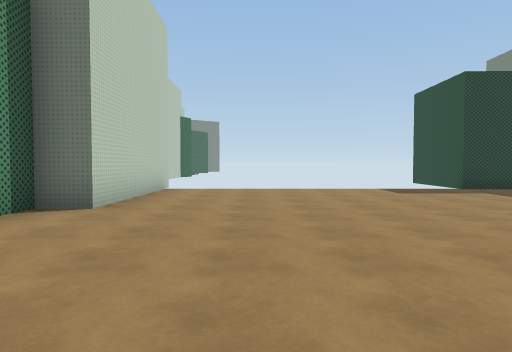
[1] (above)

17 first-person views from a walk through a scene from a Unity 3-D project. The camera is 1.4 m above the floor, tilts 2° down and sees 75° across. The floor is counted in squares, 2 m on a side. Each view is taken from the middle of a square. On the plan, view 1 faces up. The plan holds only what a view shows up to about 10 squares ahead; the rest is blank. The place goes on beyond the plan. The player character is not drawn. Some surface patterns are stand-ins.

[2]
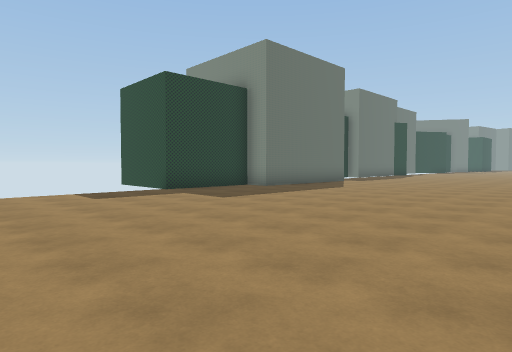

[3]
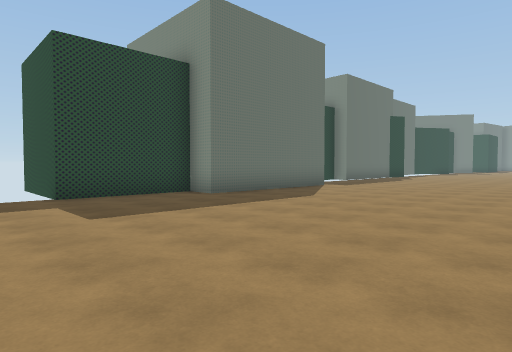

[4]
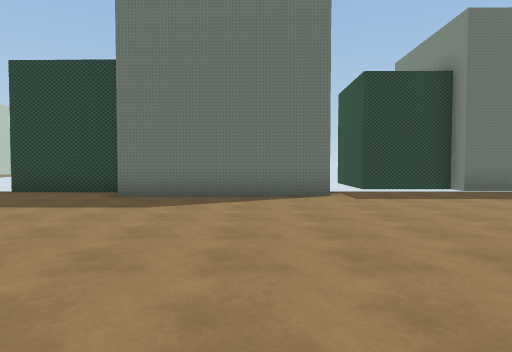

[5]
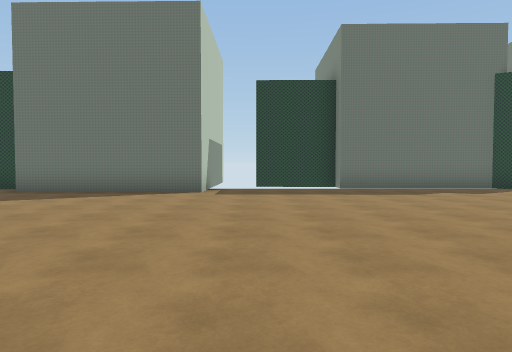

[6]
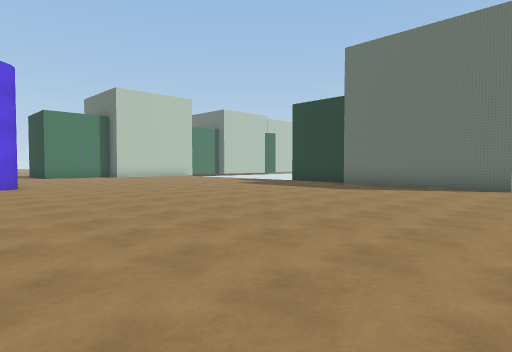

[7]
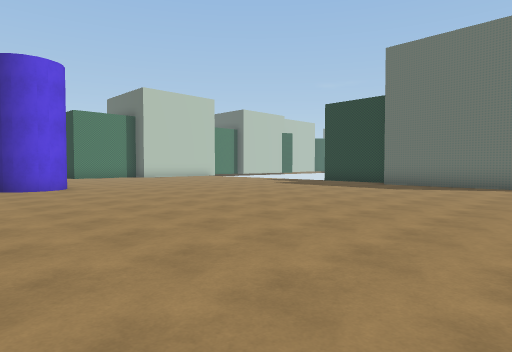

[8]
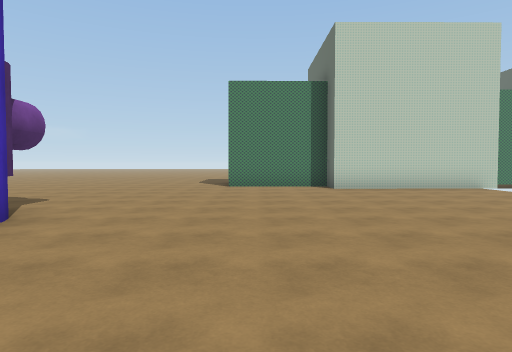

[9]
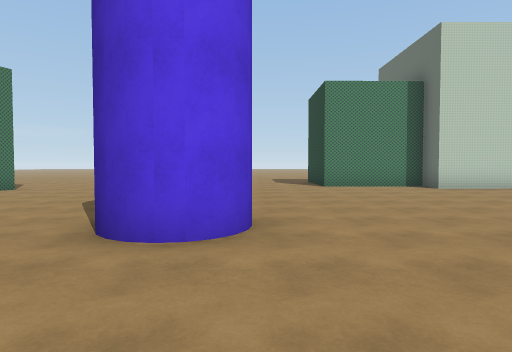

[10]
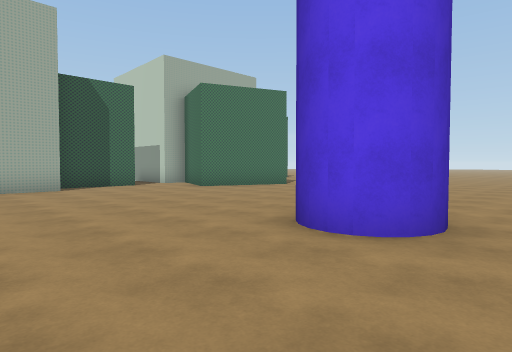

[11]
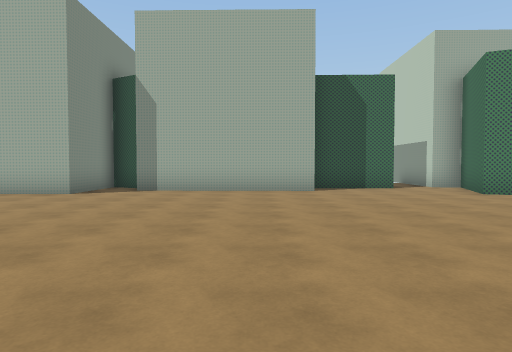

[12]
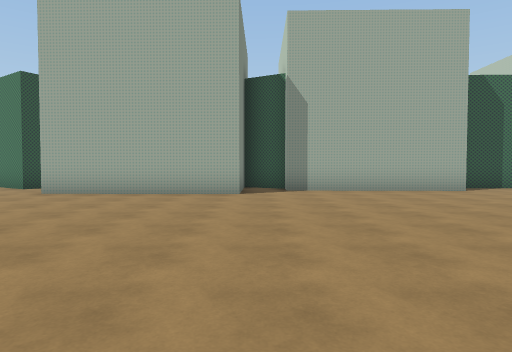

[13]
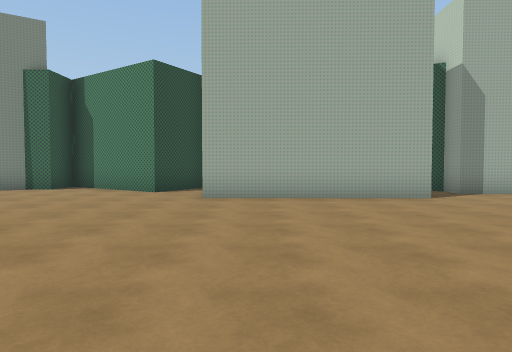

[14]
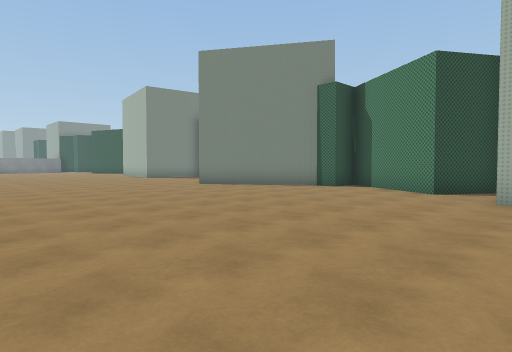

[15]
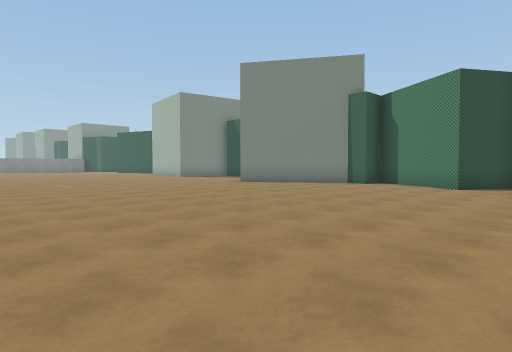

[16]
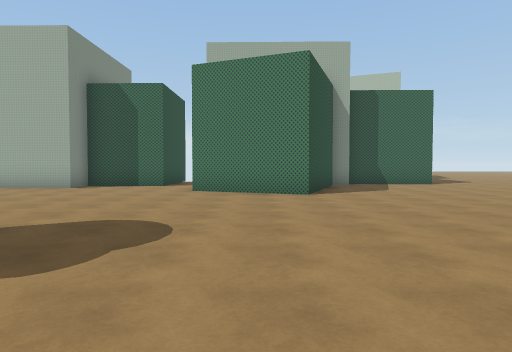

[17]
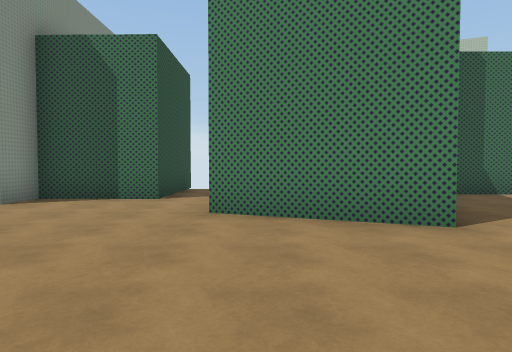

### Floor plan
Points are (right, up) in squares from view 1. A wall is a line through its corners. A room is listed if a view was taken in it or the views show most of it. See-through windows are left out.
Room 1 (views 1, 2, 3, 4, 5, 6, 7, 8, 9, 10, 11, 12, 13, 14, 15, 16, 17)
walls: (4.1, -0.8) (4, -1.3); (13.7, 10.1) (13.6, 8.4) (8.9, 8.4) (8.9, 9.3) (5.8, 9.4); (3.4, 0) (3.8, -0.3); (10.3, -10) (10.4, -7.9) (15.2, -7.9); (17.5, 10.4) (14.9, 10.4); (15.6, -10.9) (16.5, -9.4) (19.2, -11); (19.7, -11) (19.7, -10.2) (20.4, -10.2) (20.9, -9.9); (22.2, 9.4) (21.8, 9.6) (17.5, 9.7); (1.9, -12.8) (2, -9.7) (4.4, -9.8) (4.4, -8.8) (9.2, -8.9) (9.2, -9.6) (10, -10); (-3.1, -9) (-2.2, -6.7) (0.7, -7.8) (-0.2, -10.1); (-2.6, 10) (-2.6, 5.2) (-3.5, 5.2)
objects: purple cylinder (2, -1)

Where each view was taken, in squares from view 1:
view 1: 0 up, 0 right, facing up
view 2: 1 up, 1 right, facing up-right
view 3: 2 up, 4 right, facing up-right
view 4: 1 up, 12 right, facing up
view 5: 0 up, 15 right, facing up
view 6: 2 down, 15 right, facing up-left
view 7: 3 down, 14 right, facing up-left
view 8: 3 up, 7 right, facing left
view 9: 0 up, 7 right, facing left
view 10: 1 up, 7 right, facing down-left
view 11: 0 up, 6 right, facing down
view 12: 0 up, 10 right, facing down
view 13: 1 down, 14 right, facing down
view 14: 1 down, 14 right, facing down-right
view 15: 1 up, 14 right, facing down-right
view 16: 1 up, 1 left, facing down
view 17: 3 down, 0 right, facing down
